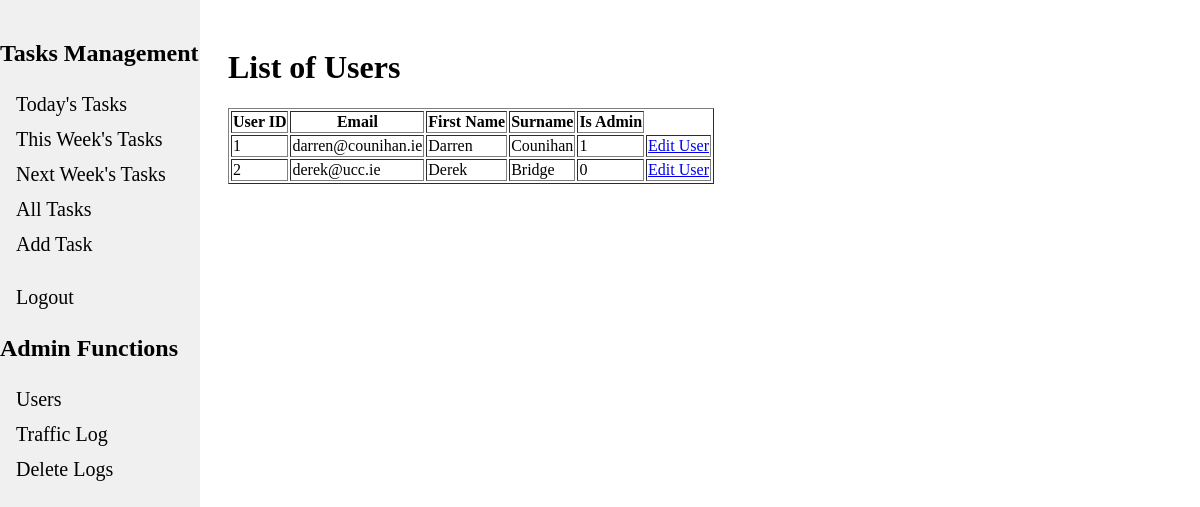
/list_users (signed in), run on an earlier commit of the app's database.
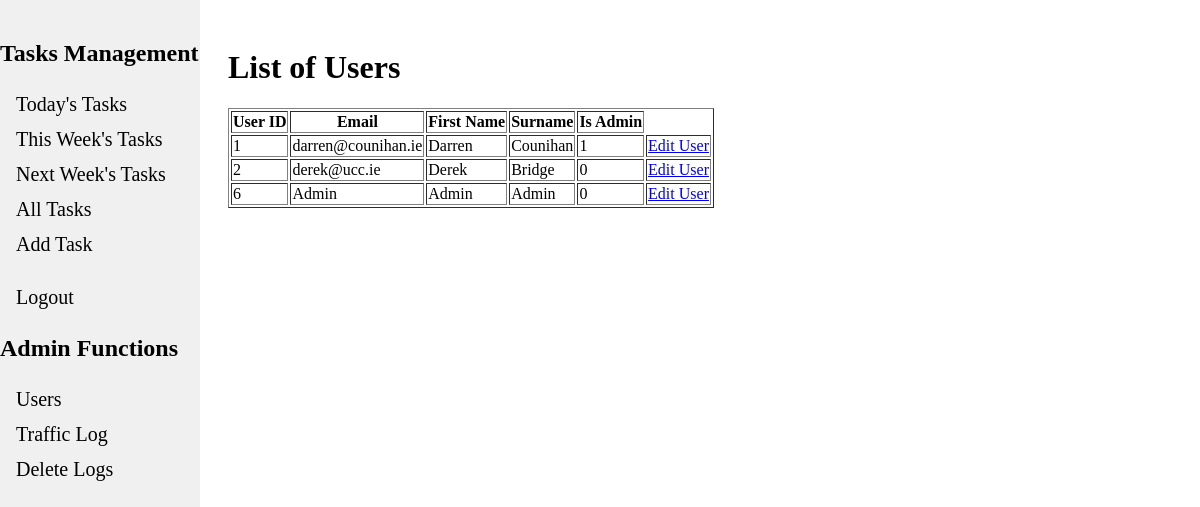
And on a later commit of the database.
### tables this page shows
CREATE TABLE users (
    user_id INTEGER PRIMARY KEY AUTOINCREMENT,
    surname TEXT,
    first_name TEXT,
    email TEXT,
    password TEXT,
    is_admin INTEGER DEFAULT False   /* boolean to identify if user has admin privleges or not */
);

### app.py (the view)
@app.route("/list_users", methods=["GET"])
@login_required
@admin_required
def list_users():
    users = g.db.execute("SELECT * FROM users").fetchall()
    return render_template("list_users.html", users=users)

### app.py (called while the page is built)
@app.before_request
def load_logged_in_user():
    g.user = session.get("user_id", None)
    session_email = session.get("email", None)
    g.is_admin = session.get('is_admin', None) # Could use to gate admin functions
    db = get_db()
    client_ip = request.remote_addr
    endpoint = request.endpoint
    time = datetime.now()
    g.db.execute("""INSERT INTO traffic_logs (time,ip_addr,user_email,endpoint) VALUES (?,?,?,?)""",
            (time,client_ip, session_email, endpoint))
    g.db.commit()

def login_required(view):
    @wraps(view)
    def wrapped_view(*args, **kwargs):
        if g.user is None:
            return redirect(url_for("login", next=request.url))
        return view(*args,**kwargs)
    return wrapped_view

def admin_required(view):
    @wraps(view)
    def wrapped_view(*args, **kwargs):
        if g.is_admin is None:
            return render_template("not_authorized.html")
        return view(*args,**kwargs)
    return wrapped_view

### database.py (called while the page is built)
def get_db():
    if "db" not in g:
        g.db = sqlite3.connect(DATABASE, detect_types=sqlite3.PARSE_DECLTYPES)
        g.db.row_factory = sqlite3.Row
        return g.db

### templates/list_users.html (shortened to what this page needs)
{% extends "base.html" %}
{% block content %}
<form action="" method="POST" novalidate>
    <h1>List of Users</h1>
    <table border="1">
        <thead>
            <tr>
                <th>User ID</th>
                <th>Email</th>
                <th>First Name</th>
                <th>Surname</th>
                <th>Is Admin</th>
            </tr>
        </thead>
        <tbody>
            {% for user in users %}
                <tr>
                    <td>{{ user['user_id'] }}</td>
                    <td>{{ user['email'] }}</td>
                    <td>{{ user['first_name'] }}</td>
                    <td>{{ user['surname'] }}</td>
                    <td>{{user['is_admin']}}</td>
                    <td><a href="{{ url_for('update_user', user_id=user['user_id']) }}" class="btn btn-primary">Edit User</a></td>
                </tr>
            {% endfor %}
        </tbody>
    </table>
</form>
{% endblock %}

What changed in the data, as far as the page shows it:
added users: user_id "6", email "Admin", first_name "Admin", surname "Admin", is_admin "0"
